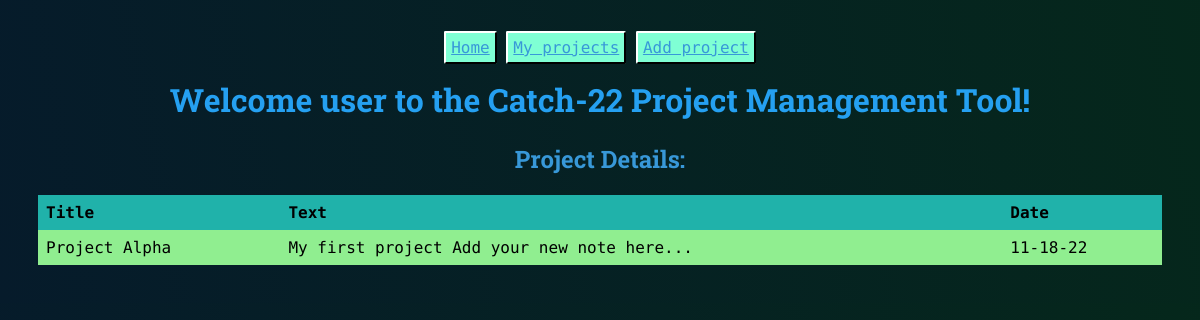
/projects/1, run on the app's committed database.
### models.py (models this page shows, shortened)
class User(db.Model):
    id = db.Column("id", db.Integer, primary_key=True)
    name = db.Column("name", db.String(100))
    email = db.Column("email", db.String(100))

class Note(db.Model):
    id = db.Column("id", db.Integer, primary_key=True)
    title = db.Column("title", db.String(200))
    text = db.Column("text", db.String(100))
    date = db.Column("date", db.String(50))

### flask05.py (the view)
@app.route('/projects/<project_id>')
def get_project(project_id):
    a_user = db.session.query(User).filter_by(email='user@uncc.edu').one()
    my_note = db.session.query(Note).filter_by(id=project_id).one()
    return render_template('project.html', note=my_note, user = a_user)

### templates/project.html (shortened to what this page needs)
<!DOCTYPE html>
<html lang="en">
<head>
    <link rel="stylesheet" href="{{ url_for('static', filename='main.css') }}">
</head>
<nav>
    <a href="/index">Home</a>
    <a href="/projects">My projects</a>
    <a href="/projects/new">Add project</a>
</nav>
<body>
    <h1>Welcome {{user.name}} to the Catch-22 Project Management Tool!</h1>
    <h2>Project Details:</h2>
    <table>
        <tr>
            <th>Title</th>
            <th>Text</th>
            <th>Date</th>
        </tr>
        <tr>
            <td>{{ note.title }}</td>
            <td>{{ note.text }}</td>
            <td>{{ note.date }}</td>
        </tr>
    </table>
</body>
</html>

### static/main.css (style rules this page uses)
html { text-align: center; background: linear-gradient(80deg, #061b2b, #04330c); background-size: 200%; color: rgb(56, 152, 216); }
body { font-family: 'Roboto Mono', monospace; padding: 30px 30px; }
h1 { font-family: 'Roboto Slab', serif; color: rgb(37, 160, 241); }
h2 { font-family: 'Roboto Slab', serif; color: rgb(56, 152, 216); }
a, a:visited { color: rgb(56, 152, 216); background-color: aquamarine; padding: 5px 5px; border-radius: 2px; border-top: 2px solid white; border-left: 2px solid white; border-right: 2px solid black; border-bottom: 2px solid black; }
table { border-collapse: collapse; width: 100%; }
th, td { color: black; text-align: left; padding: 8px; }
tbody tr:nth-child(even) { background-color: Lightgreen; }
tbody tr:nth-child(odd) { background-color: lightseagreen; }

### data on the page
User: name "user"
Note: title "Project Alpha", text "My first project Add your new note here...", date "11-18-22"
